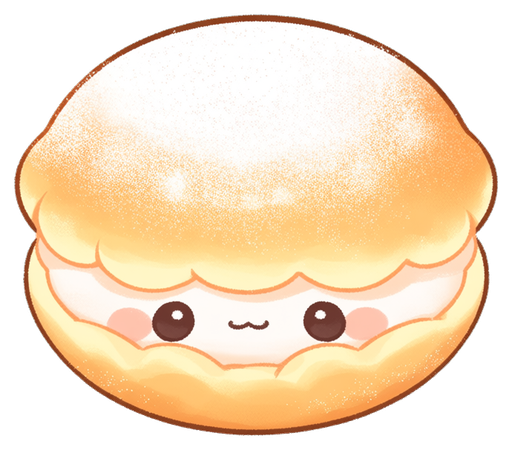
#> input picture assets/sq/bombo.png, 512 x 450 px; its folder holds only this picture in this run
$ python cutout.py ../assets/sq/bombo.png ../assets/sq/dubai.png
#> lines starting #> are read from the running program, lines starting #| are printed output that depends on the picture; after the words box and inside, x2 and y2 are one past the last pixel; in counts of white or black regions, pixels touching at a corner belong together
"""生成画像の単色背景を抜いて、ゲーム用の透過PNGにする。

使い方:
  python tools/cutout.py raw/onigiri_1498104745.png onigiri
出力: ../assets/sq/<id>.png（被写体の外接矩形でトリミング、長辺512px）

仕組み: 外周の色を背景色とみなし、それに近い色で「外周とつながっている」領域だけを透明にする
（被写体の中の似た色は抜かない）。境界は色の距離に応じて半透明にしてギザギザを防ぐ。
"""
import os, sys
import numpy as np
from PIL import Image, ImageFilter
from scipy import ndimage

HERE = os.path.dirname(os.path.abspath(__file__))
OUT = os.path.join(HERE, "..", "assets", "sq")
T_IN, T_OUT = 38.0, 70.0   # この距離未満=背景、T_OUT以上=被写体、間は半透明


def cutout(src, item_id, size=512):
#> called with src = '../assets/sq/bombo.png', item_id = '../assets/sq/dubai.png', size = 512
    global T_IN, T_OUT
    im = Image.open(src).convert("RGB")
    a = np.asarray(im).astype(np.float32)
    h, w, _ = a.shape
#> h = 450; w = 512
    border = np.concatenate([a[0], a[-1], a[:, 0], a[:, -1]])
#> border = 1924 rows, first 8: [0, 0, 0], [0, 0, 0], [0, 0, 0], [0, 0, 0], [0, 0, 0], [0, 0, 0], [0, 0, 0], [0, 0, 0]
    bg = np.median(border, axis=0)
#> bg = [0, 0, 0]
    # 背景はわずかにグラデーションするので、行ごとの外周色も混ぜて補正
    row_bg = np.median(np.stack([a[:, :8].reshape(h, -1, 3).mean(1), a[:, -8:].reshape(h, -1, 3).mean(1)]), axis=0)
#> row_bg = 450 rows, first 8: [0, 0, 0], [0, 0, 0], [0, 0, 0], [0, 0, 0], [0, 0, 0], [0, 0, 0], [0, 0, 0], [0, 0, 0]
    local_bg = 0.5 * bg + 0.5 * row_bg[:, None, :]
#> local_bg has the same summary as row_bg
    dist = np.sqrt(((a - local_bg) ** 2).sum(-1))
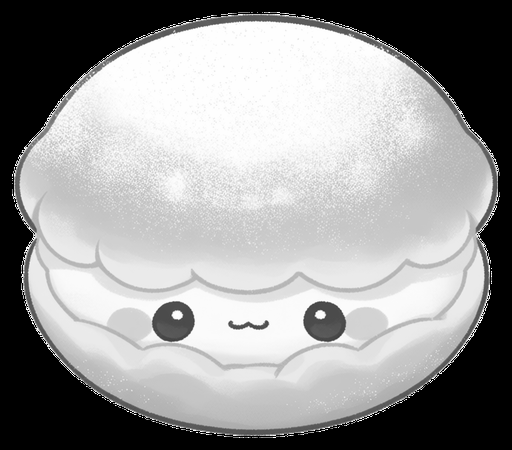
#> dist: shape (450, 512) float32; min 0, max 441.7, mean 265.9; drawn with min black and max white
    # しきい値は外周のばらつき（背景のムラ）から決める。白っぽい被写体を食わないよう控えめに
    bd = np.concatenate([dist[:6].ravel(), dist[-6:].ravel(), dist[:, :6].ravel(), dist[:, -6:].ravel()])
#> bd = 11544 values from 0 to 0
    T_IN = float(np.clip(np.percentile(bd, 99) * 1.5, 10, 30))
#> T_IN = 10
    T_OUT = T_IN + 18
#> T_OUT = 28

    # 背景と同じ色味で暗いだけの画素（＝落ち影）も背景扱いにする
    gray = a.mean(-1, keepdims=True)
    chroma = a - gray
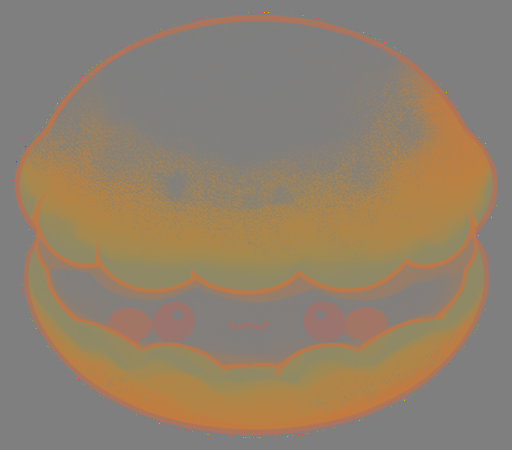
#> chroma: shape (450, 512, 3) float32; mean R, G, B 23.9, 2, -26; drawn with min black and max white
    bgc = bg - bg.mean()
#> bgc = [0, 0, 0]
    cos = (chroma * bgc).sum(-1) / (np.linalg.norm(chroma, axis=-1) * np.linalg.norm(bgc) + 1e-6)
#> cos: shape (450, 512) float32; every value is 0
    sat = np.linalg.norm(chroma, axis=-1)
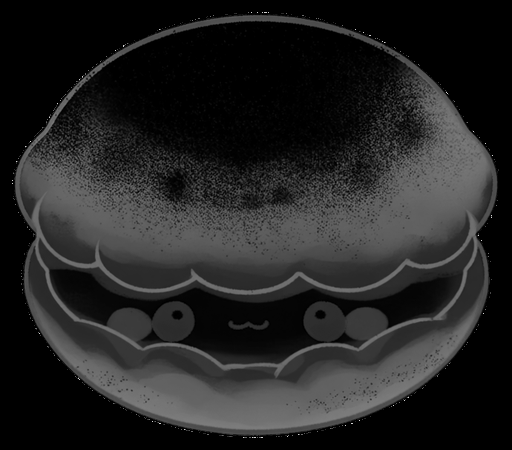
#> sat: shape (450, 512) float32; min 0, max 208.2, mean 36
    bright = a.mean(-1)
    shadow = (cos > 0.95) & (sat > 0.6 * np.linalg.norm(bgc)) & (bright > 0.45 * bg.mean()) & (bright < bg.mean() - 6)
#> shadow: shape (450, 512) bool; every value is 0

    # 下端の落ち影：背景より暗く、背景から遠すぎない画素（色味は問わない）。被写体の下側15%だけ
    rows = np.where((dist > T_OUT).any(1))[0]
#> rows = 426 values from 12 to 437
    if len(rows):
        top, bot = rows[0], rows[-1]
#> top = 12; bot = 437
        yy = np.arange(h)[:, None]
#> yy = 450 values from 0 to 449
        low = yy > bot - (bot - top) * 0.15
        shadow |= low & (dist < 62) & (bright < bg.mean() - 8)

    near = (dist < T_OUT) | shadow
#> near: shape (450, 512) bool; 28.9% white; 32 white regions (31 under 20 px), largest, box (x1, y1, x2, y2) and area: (0, 0, 512, 450) 66567
    lab, _ = ndimage.label(near)
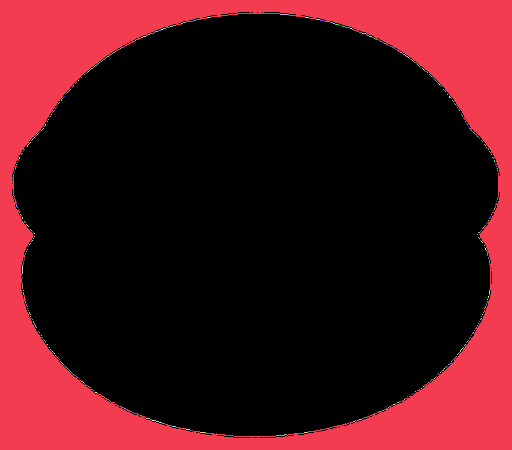
#> lab: shape (450, 512) int32; 414 distinct labels, from 0 to 413; one colour per label, 0 black
    edge_labels = set(np.unique(np.concatenate([lab[0], lab[-1], lab[:, 0], lab[:, -1]]))) - {0}
#> edge_labels = 1 item
    connected = np.isin(lab, list(edge_labels))
#> connected: shape (450, 512) bool; 28.6% white; 1 white region, box (x1, y1, x2, y2) and area: (0, 0, 512, 450) 65980

    alpha = np.clip((dist - T_IN) / (T_OUT - T_IN), 0, 1)
    alpha = np.where(shadow & connected, 0.0, alpha)
    alpha = np.where(connected, alpha, 1.0)
    # 被写体の内側に残った小さな穴を埋める
    solid = ndimage.binary_fill_holes(alpha > 0.5)
    alpha = np.where(solid & (alpha < 0.5) & ~connected, 1.0, alpha)
    # 小さなゴミを消す（最大の塊だけ残す）
    lab2, n = ndimage.label(alpha > 0.5)
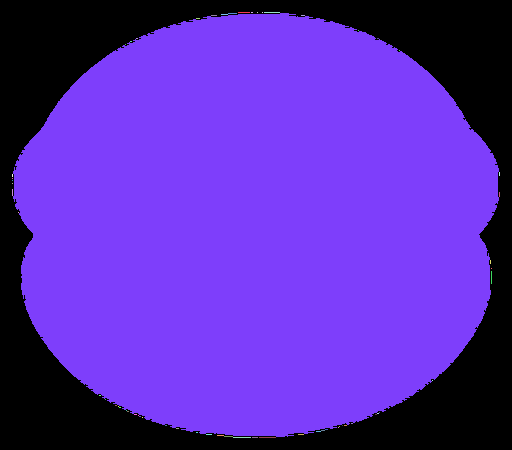
#> lab2: shape (450, 512) int32; 62 distinct labels, from 0 to 61; one colour per label, 0 black
#> n = 61
    if n > 1:
        sizes = ndimage.sum(np.ones_like(lab2), lab2, range(1, n + 1))
#> sizes = 61 values, max 164188 at index 6, min 1 at index 2, mean 2695.4
        keep = 1 + int(np.argmax(sizes))
#> keep = 7
        alpha = np.where((lab2 == keep) | (alpha <= 0.5), alpha, 0)
        alpha = np.where(ndimage.binary_dilation(lab2 == keep, iterations=3), alpha, 0)

    # 半透明の縁に背景色がにじまないよう、縁の色を内側の色に寄せる（簡易デフリンジ）
    rgb = a.copy()
    edge = (alpha > 0) & (alpha < 1)
#> edge: shape (450, 512) bool; 0% white in thin lines or dots, all inside (x1, y1, x2, y2) = (127, 409, 379, 435)
    if edge.any():
        blurred = np.asarray(Image.fromarray(np.uint8(rgb * (alpha[..., None] > 0.95))).filter(ImageFilter.MaxFilter(5))).astype(np.float32)
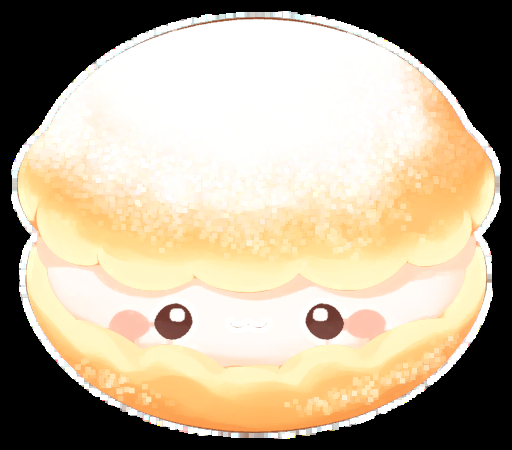
#> blurred: shape (450, 512, 3) float32; mean R, G, B 184.5, 170.4, 147.6
        rgb[edge] = blurred[edge]
#> rgb: shape (450, 512, 3) float32; mean R, G, B 175, 152.9, 124.9

    out = Image.fromarray(np.dstack([np.uint8(np.clip(rgb, 0, 255)), np.uint8(alpha * 255)]), "RGBA")
    bbox = out.getchannel("A").point(lambda v: 255 if v > 8 else 0).getbbox()
#> bbox = (13, 13, 499, 437)
    out = out.crop(bbox)
#> out: PIL image 486x424 RGBA
    pad = int(max(out.size) * 0.03)
#> pad = 14
    canvas = Image.new("RGBA", (out.width + pad * 2, out.height + pad * 2), (0, 0, 0, 0))
#> canvas: PIL image 514x452 RGBA; every value is 0
    canvas.paste(out, (pad, pad))
    canvas.thumbnail((size, size), Image.LANCZOS)
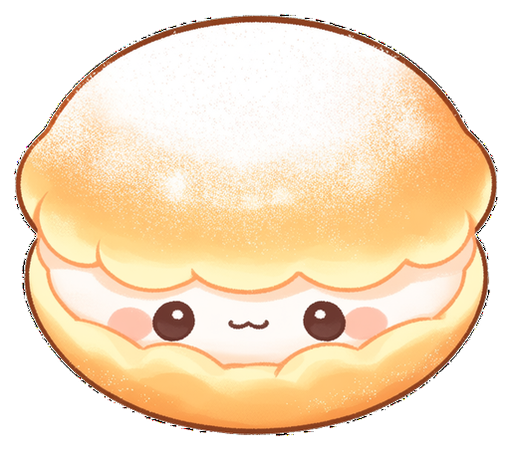
#> canvas: PIL image 512x450 RGBA; mean R, G, B, A 175.1, 153.4, 125.6, 180.1; transparent parts drawn white
    os.makedirs(OUT, exist_ok=True)
    dst = os.path.join(OUT, f"{item_id}.png")
    canvas.save(dst, optimize=True)
    print(f"OK {dst} {canvas.size}")
#| OK tools/../assets/sq/../assets/sq/dubai.png.png (512, 450)
    return dst


if __name__ == "__main__":
    cutout(sys.argv[1], sys.argv[2])

$ run again, on assets/ui/bg_choco.jpg
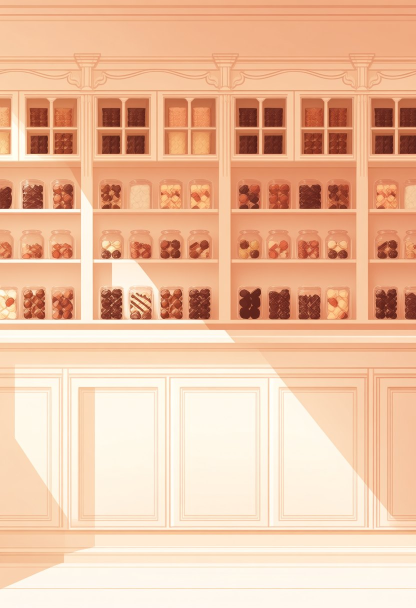
#> input picture assets/ui/bg_choco.jpg, 832 x 1216 px (shown at 1/2 size)
#> in cutout, im is the input picture: PIL image 832x1216 RGB; mean R, G, B 237.1, 192.6, 161.6
#> bg = [246, 196, 158.5]
#> row_bg = 1216 rows, first 8: [243.5, 184, 143.5], [243.5, 184, 143.5], [243.5, 184, 143.5], [243.5, 184, 143.5], [243.5, 184, 144.5], [243.5, 184, 144.5], [244, 183.5, 143.5], [244.2, 183.2, 143.5]
#> local_bg = 1216 rows, first 8: [244.8, 190, 151], [244.8, 190, 151], [244.8, 190, 151], [244.8, 190, 151], [244.8, 190, 151.5], [244.8, 190, 151.5], [245, 189.8, 151], [245.1, 189.6, 151]
#> T_IN = 30
#> T_OUT = 48
#> bgc = [45.83, -4.17, -41.67]
#> in cutout, `shadow = (cos > 0.95) & (sat > 0.6 * np.linalg.norm(bgc)) & (bright > ..`:
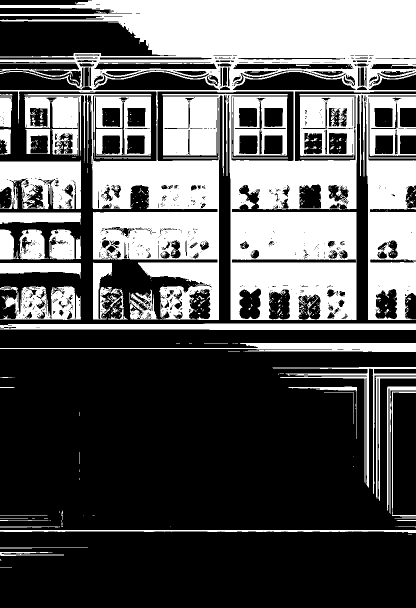
#> shadow: shape (1216, 832) bool (shown at 1/2 size); 36.1% white; 610 white regions (538 under 20 px), largest, box (x1, y1, x2, y2) and area: (0, 0, 832, 640) 261569, (0, 322, 162, 418) 11515, (0, 647, 832, 660) 9887
#> rows = 1044 values from 13 to 1215
#> top = 13; bot = 1215
#> near: shape (1216, 832) bool; 65.8% white; 872 black regions (638 under 20 px), largest, box (x1, y1, x2, y2) and area: (29, 729, 746, 1059) 172110, (12, 1111, 832, 1176) 45840, (0, 375, 406, 647) 15020
#> lab: shape (1216, 832) int32; 1033 distinct labels, from 0 to 1032
#> edge_labels = 12 items
#> connected: shape (1216, 832) bool; 63.4% white; 817 black regions (588 under 20 px), largest, box (x1, y1, x2, y2) and area: (29, 729, 746, 1059) 189560, (12, 1111, 832, 1176) 46303, (0, 375, 406, 647) 17875
#> solid: shape (1216, 832) bool; 41.4% white; 741 white regions (529 under 20 px), largest, box (x1, y1, x2, y2) and area: (29, 728, 746, 1060) 197263, (9, 1111, 832, 1176) 48901, (0, 1178, 832, 1216) 31611
#> lab2: shape (1216, 832) int32; 1019 distinct labels, from 0 to 1018
#> n = 1018
#> sizes = 1018 values, max 193425 at index 994, min 1 at index 0, mean 407.3
#> keep = 995
#> edge: shape (1216, 832) bool; 0.85% white in thin lines or dots, all inside (x1, y1, x2, y2) = (26, 725, 749, 1060)
#> bbox = (26, 725, 749, 1060)
#> in cutout, `canvas.paste(out, (pad, pad))`:
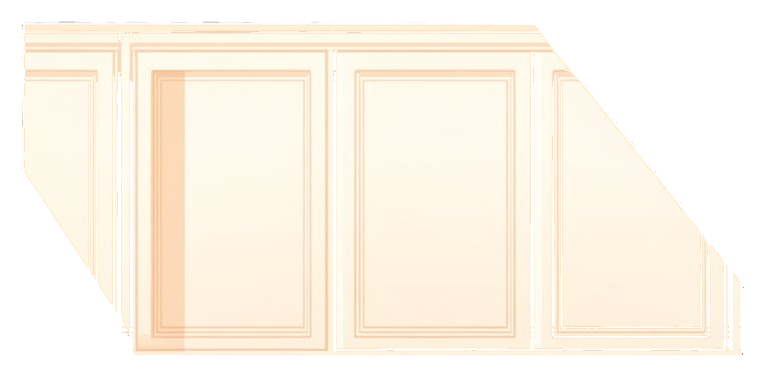
#> canvas: PIL image 765x377 RGBA; mean R, G, B, A 211.5, 197.4, 179.5, 171.1; transparent parts drawn white
#| OK tools/../assets/sq/../assets/ui/bg_choco.jpg.png (512, 252)

$ run again, on assets/sq/fruitsand.png
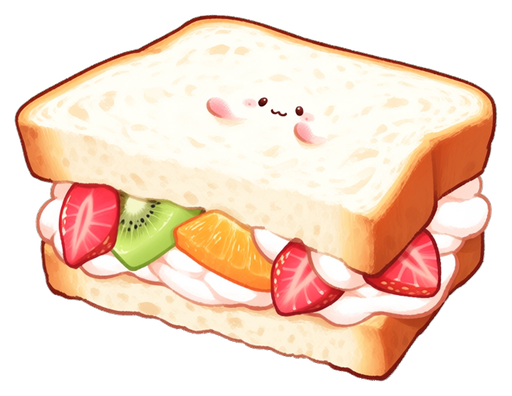
#> input picture assets/sq/fruitsand.png, 512 x 396 px
#> border = 1816 rows, first 8: [0, 0, 0], [0, 0, 0], [0, 0, 0], [0, 0, 0], [0, 0, 0], [0, 0, 0], [0, 0, 0], [0, 0, 0]
#> bg = [0, 0, 0]
#> row_bg = 396 rows, first 8: [0, 0, 0], [0, 0, 0], [0, 0, 0], [0, 0, 0], [0, 0, 0], [0, 0, 0], [0, 0, 0], [0, 0, 0]
#> local_bg has the same summary as row_bg
#> bd = 10896 values from 0 to 0
#> T_IN = 10
#> T_OUT = 28
#> bgc = [0, 0, 0]
#> cos: shape (396, 512) float32; every value is 0
#> shadow: shape (396, 512) bool; every value is 0
#> rows = 372 values from 12 to 383
#> top = 12; bot = 383
#> near: shape (396, 512) bool; 35.6% white; 16 white regions (15 under 20 px), largest, box (x1, y1, x2, y2) and area: (0, 0, 512, 396) 72255
#> lab: shape (396, 512) int32; 321 distinct labels, from 0 to 320
#> edge_labels = 1 item
#> connected: shape (396, 512) bool; 35.4% white; 1 white region, box (x1, y1, x2, y2) and area: (0, 0, 512, 396) 71684
#> lab2: shape (396, 512) int32; 94 distinct labels, from 0 to 93
#> n = 93
#> sizes = 93 values, max 130820 at index 6, min 1 at index 0, mean 1409.3
#> keep = 7
#> edge: shape (396, 512) bool; 0% white in thin lines or dots, all inside (x1, y1, x2, y2) = (202, 41, 323, 335)
#> rgb: shape (396, 512, 3) float32; mean R, G, B 154.3, 129.2, 112.1
#> bbox = (14, 14, 498, 383)
#> in cutout, `canvas.paste(out, (pad, pad))`:
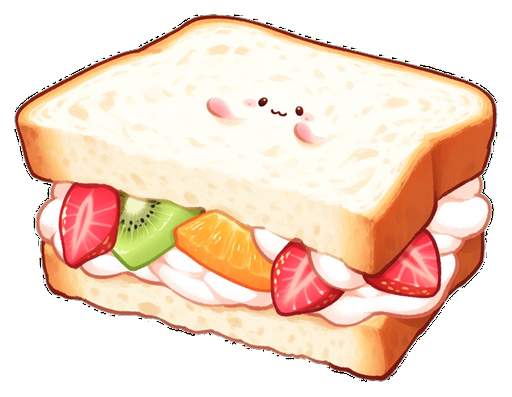
#> canvas: PIL image 512x397 RGBA; mean R, G, B, A 153.9, 128.8, 111.8, 164.1; transparent parts drawn white
#| OK tools/../assets/sq/../assets/sq/fruitsand.png.png (512, 397)
